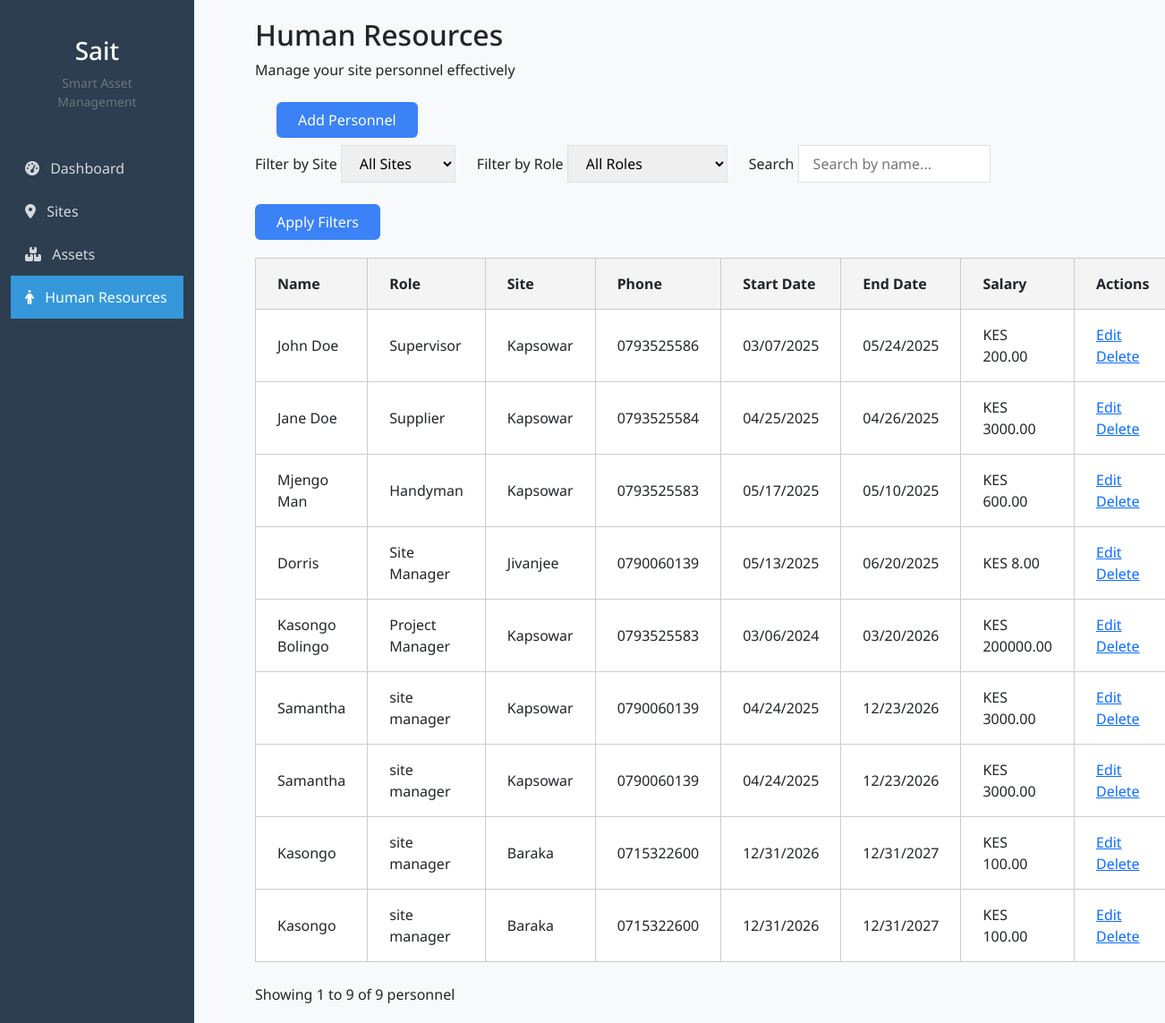
The page /human-resources/ (signed in) on the database as committed earlier.
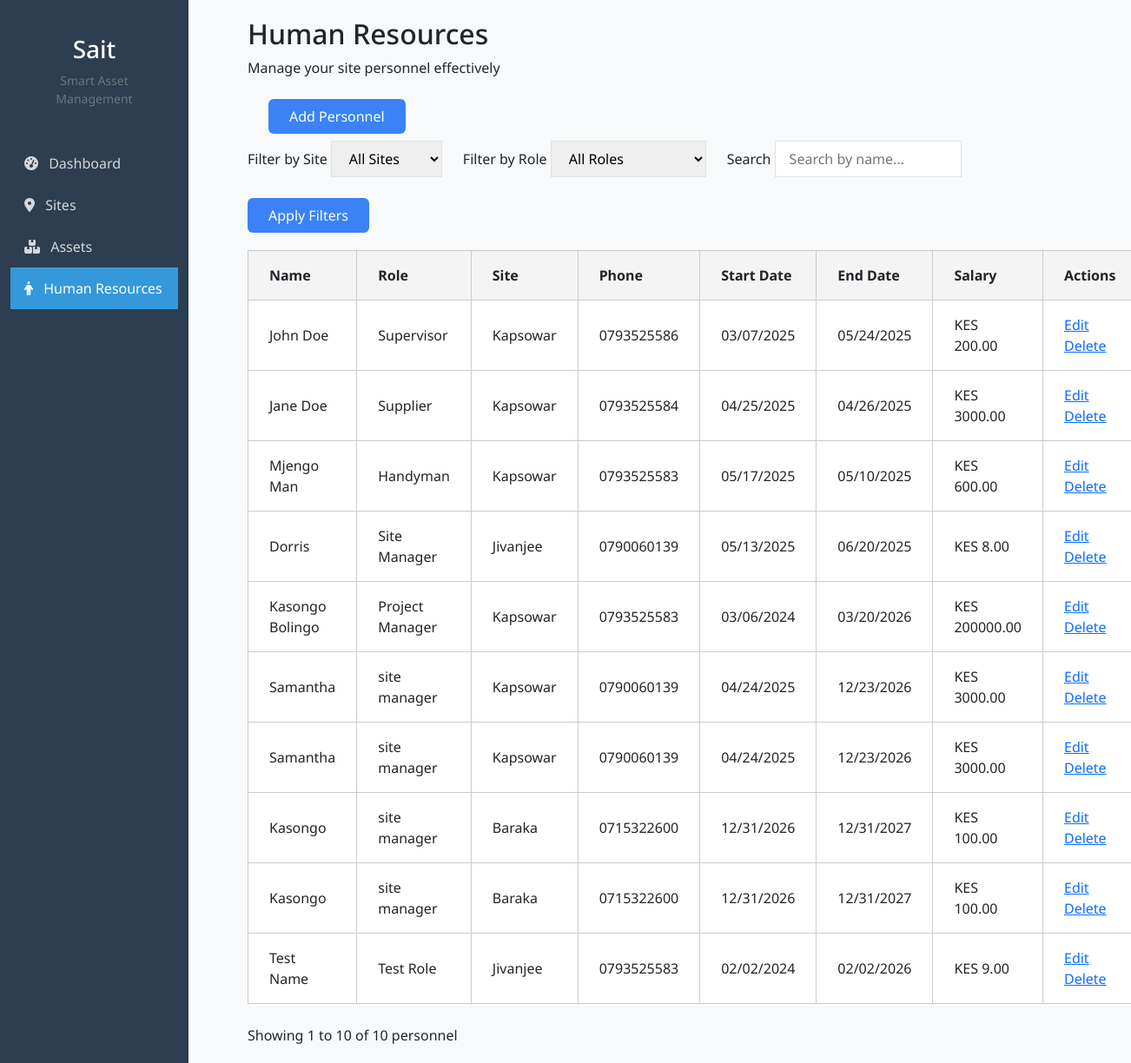
The same page on the database as committed later.
### foreman/models.py (models this page shows, shortened)
class Human_resource(models.Model):
    site = models.ForeignKey(Site, on_delete=models.CASCADE, related_name='human_resources')
    name = models.CharField(max_length=100)
    role = models.CharField(max_length=100)
    start_date = models.DateField()
    end_date = models.DateField()
    salary = models.DecimalField(max_digits=10, decimal_places=2)
    phone_number = models.CharField(max_length=15, blank=True, null=True)
    owner = models.ForeignKey(User, on_delete=models.CASCADE, related_name='human_resources',null=True, blank=True)

class Site(models.Model):
    name = models.CharField(max_length=100)
    location = models.CharField(max_length=100)
    start_date = models.DateField()
    end_date = models.DateField()
    owner = models.ForeignKey(User, on_delete=models.CASCADE, related_name='sites',null=True, blank=True)

### foreman/views.py (the view)
# urls.py: path('human-resources/', views.human_resource_list, name='human_resource_list'),
@login_required
def human_resource_list(request):
    human_resources_list = Human_resource.objects.filter(owner=request.user)
    sites = Site.objects.filter(owner=request.user)
    roles = Human_resource.objects.values_list('role', flat=True).distinct()
    site_filter = request.GET.get('site')
    role_filter = request.GET.get('role')
    search_query = request.GET.get('search')
    if site_filter:
        human_resources_list = human_resources_list.filter(site_id=site_filter)
    if role_filter:
        human_resources_list = human_resources_list.filter(role=role_filter)
    if search_query:
        human_resources_list = human_resources_list.filter(name__icontains=search_query)
    paginator = Paginator(human_resources_list, 10)  # Show 10 records per page
    page_number = request.GET.get('page')
    human_resources = paginator.get_page(page_number)
    context = {
        'human_resources': human_resources,
        'sites': sites,
        'roles': roles,
    }
    return render(request, 'human_resource_list.html', context)

### foreman/templates/human_resource_list.html (shortened to what the changed rows need)
{% extends '_base.html' %}
{% block content %}
<div class="container mx-auto px-4 py-8">
    <header class="mb-8">
    <h2 class="text-xl font-semibold">Human Resources</h2>
    </header>
    <div class=" rounded-lg shadow-md p-6 mb-8">
        <div class="overflow-x-auto">
            <table class="min-w-full bg-white">
                <thead>
                    <tr class="bg-gray-200 text-gray-600 uppercase text-sm">
                        <th class="py-3 px-4 text-left">Name</th>
                        <th class="py-3 px-4 text-left">Role</th>
                        <th class="py-3 px-4 text-left">Site</th>
                        <th class="py-3 px-4 text-left">Phone</th>
                        <th class="py-3 px-4 text-left">Start Date</th>
                        <th class="py-3 px-4 text-left">End Date</th>
                        <th class="py-3 px-4 text-left">Salary</th>
                        <th class="py-3 px-4 text-left">Actions</th>
                    </tr>
                </thead>
                <tbody class="text-gray-700">
                    {% for hr in human_resources %}
                    <tr class="border-b hover:bg-gray-50">
                        <td class="py-3 px-4">{{ hr.name }}</td>
                        <td class="py-3 px-4">{{ hr.role }}</td>
                        <td class="py-3 px-4">{{ hr.site.name }}</td>
                        <td class="py-3 px-4">{{ hr.phone_number }}</td>
                        <td class="py-3 px-4">{{ hr.start_date|date:"m/d/Y" }}</td>
                        <td class="py-3 px-4">{{ hr.end_date|date:"m/d/Y" }}</td>
                        <td class="py-3 px-4">KES {{ hr.salary }}</td>
                        <td class="py-3 px-4">
                            <a href="{% url 'edit_human_resource' hr.id %}" class="text-blue-500 hover:text-blue-700 mr-2">Edit</a>
                            <a href="{% url 'delete_human_resource' hr.id %}" class="text-red-500 hover:text-red-700" onclick="return confirm('Are you sure you want to delete {{hr.name}}?')">Delete</a>
                        </td>
                    </tr>
                    {% empty %}
                    <tr>
                        <td colspan="7" class="py-4 px-4 text-center">No human resources found.</td>
                    </tr>
                    {% endfor %}
                </tbody>
            </table>
        </div>
        <div class="mt-4 flex justify-between items-center">
            <div class="text-gray-600">
                Showing {{ human_resources.start_index }} to {{ human_resources.end_index }} of {{ human_resources.paginator.count }} personnel
            </div>
        </div>
    </div>
</div>
{% endblock %}

Rows that differ between the two databases and show on the page:
added Human_resource: name "Test Name", role "Test Role", site.name "Jivanjee", phone_number "0793525583", start_date "02/02/2024", end_date "02/02/2026", salary "9.00"
Other text that changed with them:
{{ human_resources.end_index }}: "9" → "10"
{{ human_resources.paginator.count }}: "9" → "10"
